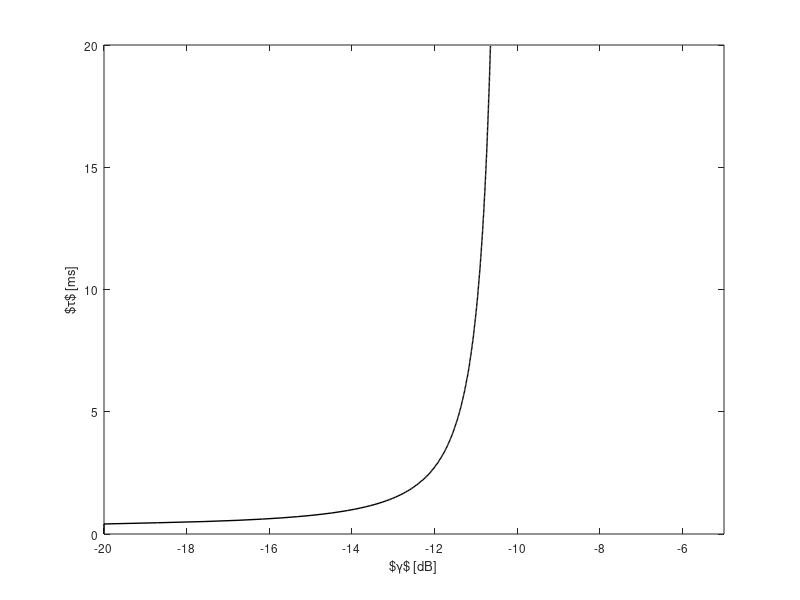

Write MATLAB code to recreate this figure. (Note: this script raises an error after producing the figure.)
%                                
%        Description: This m-file we analyze two issues:
%                     1) We consider that positive values of control power, 
%                     hence depict the variations of the outage
%                     probability w.r.t to the estimation time and SNR
%                     2) We consider that application of maximum transmit power, 
%                     hence depict the variations of the outage
%                     probability w.r.t to the estimation time and SNR   
%        Clearly the regulated power is distributed according non central
%        chi-2 distribution. However to simplify the analysis we
%        approximate the non central distribution against the Gamma
%        distribution.
%        
%        The simulation is performed to show the following:
%        1) Analyse the optimum Controlled Power vs Outage Probability
%
%        Created on: 04.08.15
%        Revision History: 04.08.15 --> File generated   
%  
%%%%%%%%%%%%%%%%%%%%%%%%%%%%%%%%%%%%%%%%%%%%%%%%%%%%%%%%%%%%%%%%%%%%%%%%%%%

clear all;
close all;

%% Analysis 1 -- Variation of P_out vs SNR for different P_reg and certain N_th
if 0

    %%%%%%%%%%%%%%%%%%%%%%%%%%%%%%%%%%%%%%%%%%%%%%%%%%%%%%%%%%%%%%%%%%%%%%%%%%%
    %   Parameters
    %%%%%%%%%%%%%%%%%%%%%%%%%%%%%%%%%%%%%%%%%%%%%%%%%%%%%%%%%%%%%%%%%%%%%%%%%%%
    P_tran = -00;                                     % Power transmitted by PR, the SNR received at ST can be 
                                                      % varried using this parameter
    noise_power = -100;                               % noise power -100 dBm
    I_T = -110;                                       % Interference temperature -80 dBm
    f_s = 1e6;                                        % 1 MHz one band
    K = 0.1 * f_s;                                    % K = Total number of samples in a frame = T * f_s, T = 100 ms WRAN standard
    alpha_true_p = [120:-0.005:90];                     % True Path loss between ST and PR  to achieve P_p = IT  
    alpha_true_s = 080;                               % True Path loss between ST and SR  to achieve P_p = IT  

    snr = 10^(P_tran/10) * 10.^(-alpha_true_p/10)...  % snr received at the PR
        / 10^(noise_power/10);

    P_reg_max = [-10 00 10];                           % Maximum Controlled Power at the ST

    N_th = [1000 5000 10000];                          % N = Total of samples used for estimation = tau * f_s 
    epsilon_I1 = zeros(length(N_th), length(snr), 1);     % Outage Probability constraint at PR
    epsilon_I2 = zeros(length(N_th), length(snr), length(P_reg_max));     % Outage Probability constraint at PR operating at max Tx power
    epsilon_I3 = zeros(length(N_th), length(snr), length(P_reg_max));     % Outage Probability constraint at PR operating at max Tx power
    

    %% Issue 1
     if 1
         for i=1:length(N_th)
             for j=1:length(snr)
                       %disp(strcat('N = ',num2str(N_th(k))));             
    
                       %% Determining the performance meterics --> Exp_R
                       %% Expected values           

                       %% Gamma Approximation to the non-central chi-squared distribution
                       mean = 10^(noise_power/10) * (1 + snr(j));       
                       var = (10^(noise_power/10))^2/N_th(i) * ( 2 + 4 * snr(j)); 

                       b = var/mean;
                       a = mean/b;

                       %% Determine the outage probability
                       epsilon_I1(i, j, 1) = 1 - gammainc((10^(noise_power/10)/b), a);

                 end 
         end
     end


    %% Issue 2
     if 1
         for i=1:length(N_th)
             disp(strcat('N = ',num2str(N_th(i))));             
             for j=1:length(snr)
                 for k=1:length(P_reg_max)       

                       %% Determining the performance meterics --> Exp_R
                       %% Expected values           

                       %% Gamma Approximation to the non-central chi-squared distribution
                       mean = 10^(noise_power/10) * (1 + snr(j));       
                       var = (10^(noise_power/10))^2/N_th(i) * ( 2 + 4 * snr(j)); 

                       b = var/mean;
                       a = mean/b;


                       %% Determine the outage probability Operating Maximum Transmit Power 
                       epsilon_I2(i, j, k) = 1 - gammainc((10^(I_T/10) * 10^(P_tran/10)...
                           /10^(P_reg_max(k)/10) + 10^(noise_power/10))/b, a);

                       if 0  %% No Success
                           %% Determine the outage probability with regulated Transmit Power and Maxmim Transmit Power Constraint

                           P_reg = min(10^(P_reg_max(k)/10), 10^(I_T/10) * 10^(P_tran/10) ./...
                                (b .* gammaincinv((1 - epsilon_I2(j,k)),a) - 10^(noise_power/10))); 

                            epsilon_I3(i, j, k) = 1 - gammainc((10^(I_T/10) * 10^(P_tran/10)...
                                /P_reg + 10^(noise_power/10))/b, a);
                       end
                 end 
             end
         end
     end
    SNR = 10*log10(snr);
    Fontsize = 9;
    figure(1);
    h1 = plot(SNR, reshape(epsilon_I1(1,:,1), 1, length(SNR)), 'k', 'LineWidth', 1);
    %hold on,
    %plot(SNR, reshape(epsilon_I1(2,:,1), 1, length(SNR)), 'k', 'LineWidth', 1);
    hold on, 
    h2 = plot(SNR, reshape(epsilon_I1(3,:,1), 1, length(SNR)), 'k--', 'LineWidth', 1);
    
    %hold on, 
    %plot(SNR, reshape(epsilon_I2(1,:,1), 1, length(SNR)), 'k--', 'LineWidth', 1);
    %hold on,
    %plot(SNR, reshape(epsilon_I2(2,:,1), 1, length(SNR)), 'k--', 'LineWidth', 1);
    %hold on, 
    %plot(SNR, reshape(epsilon_I2(3,:,1), 1, length(SNR)), 'k--', 'LineWidth', 1);   
    hold on, 
    plot(SNR, reshape(epsilon_I2(1,:,2), 1, length(SNR)), 'k-', 'LineWidth', 1);
    %hold on,
    %plot(SNR, reshape(epsilon_I2(2,:,2), 1, length(SNR)), 'k--', 'LineWidth', 1);
    hold on, 
    plot(SNR, reshape(epsilon_I2(3,:,2), 1, length(SNR)), 'k--', 'LineWidth', 1);    
    hold on, 
    plot(SNR, reshape(epsilon_I2(1,:,3), 1, length(SNR)), 'k-', 'LineWidth', 1);
    %hold on,
    %plot(SNR, reshape(epsilon_I2(2,:,3), 1, length(SNR)), 'k--', 'LineWidth', 1);
    hold on, 
    plot(SNR, reshape(epsilon_I2(3,:,3), 1, length(SNR)), 'k--', 'LineWidth', 1);    
    axis([-20 -6 0 1]);
    grid on;
    ylabel('$\opc$','FontSize',Fontsize);
    xlabel('$\gamma$ [dB]','FontSize',Fontsize);
    hl = legend([h1 h2], '$\tau = 1$ ms', '$\tau = 10$ ms');
    %set(hl, 'position',[0.725 0.12 0.15 0.31]);
    %set(hl, 'position',[0.15 0.71 0.27 0.2]);
    set(gca,'FontSize',Fontsize);
    laprint(1, '../figures/fig_opc_vs_SNR_diff_N_diff_maxContPow_th', 'options', 'factory', 'width', 8, 'scalefonts',...
       'on', 'factor',0.5, 'keepfontprops', 'on'); 
    
end


%% Analysis 2 -- Variation of SNR vs N_th for different P_reg and certain P_out
if 1

    %%%%%%%%%%%%%%%%%%%%%%%%%%%%%%%%%%%%%%%%%%%%%%%%%%%%%%%%%%%%%%%%%%%%%%%%%%%
    %   Parameters
    %%%%%%%%%%%%%%%%%%%%%%%%%%%%%%%%%%%%%%%%%%%%%%%%%%%%%%%%%%%%%%%%%%%%%%%%%%%
    P_tran = -00;                                     % Power transmitted by PR, the SNR received at ST can be 
                                                      % varried using this parameter
    noise_power = -100;                               % noise power -100 dBm
    I_T = -110;                                       % Interference temperature -80 dBm
    f_s = 1e6;                                        % 1 MHz one band
    K = 0.1 * f_s;                                    % K = Total number of samples in a frame = T * f_s, T = 100 ms WRAN standard
    alpha_true_p = [120:-0.005:90];                    % True Path loss between ST and PR  to achieve P_p = IT  
    alpha_true_s = 080;                               % True Path loss between ST and SR  to achieve P_p = IT  

    snr = 10^(P_tran/10) * 10.^(-alpha_true_p/10)...  % snr received at the PR
        / 10^(noise_power/10);

    P_reg_max = [00];                              % Maximum Controlled Power at the ST

    epsilon = [0.1];                              

    
    N_th = [10:50:20000];                             % N = Total of samples used for estimation = tau * f_s 
    SNR_I1 = zeros(1, length(epsilon),...
        length(N_th));                                % Outage Probability constraint at PR
    SNR_I2 = zeros(length(P_reg_max), length(epsilon),....
        length(N_th));                                % Outage Probability constraint at PR
    
    SNR_I3 = zeros(length(P_reg_max), length(epsilon),....
        length(N_th));                                % With Full Power and transmit power constraint  
    
    SNR_PA = zeros(length(P_reg_max), length(epsilon),....
        length(N_th));                                % With Controlled Power and transmit power constraint  
    
    
    th = 00;
    
    if th
        %% Issue 1
         if 0
                 for j=1:length(epsilon)
                     disp(strcat('epsilon = ',num2str(epsilon(j))));   
                     for k=1:length(N_th)       

                           %% Determining the performance meterics --> Exp_R
                           %% Expected values           

                           %% Gamma Approximation to the non-central chi-squared distribution
                           mean = 10^(noise_power/10) * (1 + snr);       
                           var = (10^(noise_power/10))^2/N_th(k) * ( 2 + 4 * snr); 

                           b = var./mean;
                           a = mean./b;

                         %% Determine the SNR that achieves the outage probability at the maximum Transmit Power
                           temp = 1 - gammainc((10^(noise_power/10)./b), a);
                           [value index] = min(abs(temp - epsilon(j)));
                           SNR_I1(1, j,k) = 10 * log10(snr(index));                   

                     end 
                 end
         end


        %% Issue 2
         if 1    
             for i=1:length(P_reg_max)
                 disp(strcat('P_reg_max = ',num2str(P_reg_max(i))));   
                 for j=1:length(epsilon)
                    disp(strcat('epsilon = ',num2str(epsilon(j))));   
                    for k=1:length(N_th)       

                    %% Gamma Approximation to the non-central chi-squared distribution
                       mean = 10^(noise_power/10) * (1 + snr);       
                       var = (10^(noise_power/10))^2/N_th(k) * ( 2 + 4 * snr); 

                       b = var./mean;
                       a = mean./b;

                    %% Determine the SNR that achieves the outage probability
                       temp1 = gammainc((10^(I_T/10) * 10^(P_tran/10)...
                           /10^(P_reg_max(i)/10) + 10^(noise_power/10)) * 1./b, a, 'upper');
                       [value index1] = min(abs(temp1 - epsilon(j)));
                       10 * log10(snr(index1))
                       SNR_I2(i,j,k) = 10 * log10(snr(index1));


                    %% Determine the SNR that achieves the outage probability at the regulated Power                       
                       if 0
                           P_reg = min(10^(P_reg_max(i)/10), 10^(I_T/10) * 10^(P_tran/10) ./...
                                (b .* gammaincinv((1 - epsilon(j)),a) - 10^(noise_power/10)));  
                           temp2 = gammainc((10^(I_T/10) * 10^(P_tran/10)...
                               ./P_reg + 10^(noise_power/10))./b, a, 'upper'); 
                           [value index2] = find(temp2 >= epsilon(j));
                           10 * log10(snr(min(index2)))
                           SNR_PA(i,j,k) = 10 * log10(snr(min(index2)));
                       end
                       
                    end
                 end
             end
             save('results_N_vs_SNR_diff_pout_diff_maxContPow_AWGN_th');
         end
     end
     load('results_N_vs_SNR_diff_pout_diff_maxContPow_AWGN_th');
     Fontsize = 8.5;
     figure(1);
     %h1 = plot(reshape(SNR_I1(1,1,:),1, length(N_th)), N_th * 1e-3,  'c', 'LineWidth', 2); 
     %hold on,
     %h2 = plot(reshape(SNR_I2(1,1,:),1, length(N_th)), N_th * 1e-3,  'k-', 'LineWidth', 1); 
     %hold on, 
     h3 = plot(reshape(SNR_I2(1,1,:),1, length(N_th)), N_th * 1e-3,  'k-', 'LineWidth', 1); 
     %hold on, 
     %plot(reshape(SNR_PA(1,1,:),1, length(N_th)), N_th * 1e-3,  'k-.', 'LineWidth', 1); 
     %h3 = plot(reshape(SNR_I3(1,1,:),1, length(N_th)), N_th * 1e-3,  'k-', 'LineWidth', 1); 
     %hold on, 
     %h4 = plot(reshape(SNR_I3(1,2,:),1, length(N_th)), N_th * 1e-3,  'k--', 'LineWidth', 1);     
     
     %hold on,
     %plot(reshape(SNR_I1(1,2,:),1, length(N_th)), N_th * 1e-3,  'c', 'LineWidth', 2); 
     %hold on,
     %plot(reshape(SNR_I2(2,1,:),1, length(N_th)), N_th * 1e-3,  'k-', 'LineWidth', 1); 
     %hold on, 
     %plot(reshape(SNR_I2(2,2,:),1, length(N_th)), N_th * 1e-3,  'k--', 'LineWidth', 1); 
     %hold on, 
     %plot(reshape(SNR_I2(2,3,:),1, length(N_th)), N_th * 1e-3,  'k-.', 'LineWidth', 1); 
     
     %hold on,
     %plot(reshape(SNR_I2(3,1,:),1, length(N_th)), N_th * 1e-3,  'k-', 'LineWidth', 1); 
     %hold on, 
     %plot(reshape(SNR_I2(3,2,:),1, length(N_th)), N_th * 1e-3,  'k--', 'LineWidth', 1); 
     %hold on, 
     %plot(reshape(SNR_I2(3,3,:),1, length(N_th)), N_th * 1e-3,  'k-.', 'LineWidth', 1); 
     axis([-20 -5 0 20]);
     %grid on;
     ylabel('$\tau$ [ms]','FontSize',Fontsize);
     xlabel('$\gamma$ [dB]','FontSize',Fontsize);
     %hl = legend([h2 h3], '$\opc = 0.01$', '$\opc = 0.1$');
     %set(hl, 'position',[0.725 0.12 0.15 0.31]);
     %set(hl, 'position',[0.14 0.71 0.265 0.2]);
     set(gca,'FontSize',Fontsize);
     laprint(1, '../figures/fig_N_vs_SNR_diff_pout_diff_maxContPow_th', 'options', 'factory', 'width', 8, 'scalefonts',...
         'on', 'factor',0.5, 'keepfontprops', 'on'); 
end


%% Analysis 3 -- Variation of P_reg along the SNR for a fixed N_th
if 0

    %%%%%%%%%%%%%%%%%%%%%%%%%%%%%%%%%%%%%%%%%%%%%%%%%%%%%%%%%%%%%%%%%%%%%%%%%%%
    %   Parameters
    %%%%%%%%%%%%%%%%%%%%%%%%%%%%%%%%%%%%%%%%%%%%%%%%%%%%%%%%%%%%%%%%%%%%%%%%%%%
    P_tran = -00;                                     % Power transmitted by PR, the SNR received at ST can be 
                                                      % varried using this parameter
    noise_power = -100;                               % noise power -100 dBm
    I_T = -110;                                       % Interference temperature -80 dBm
    f_s = 1e6;                                        % 1 MHz one band
    K = 0.1 * f_s;                                    % K = Total number of samples in a frame = T * f_s, T = 100 ms WRAN standard
    alpha_true_p = [120:-0.01:90];                    % True Path loss between ST and PR  to achieve P_p = IT  
    alpha_true_s = 080;                               % True Path loss between ST and SR  to achieve P_p = IT  

    snr = 10^(P_tran/10) * 10.^(-alpha_true_p/10)...  % snr received at the PR
        / 10^(noise_power/10);

    P_reg_max = [-10 00 20];                         % Maximum Controlled Power at the ST

    epsilon = [0.01 0.1 0.2];                              

    P_reg = zeros(1, length(snr));    
    N_th = 10000;                              % N = Total of samples used for estimation = tau * f_s 
    P_reg_max = 10^(-00/10);                       % Maximum Trasmit Power Constraint
  
    
     if 1
             for j=1:length(epsilon)
                 disp(strcat('epsilon = ',num2str(epsilon(j))));   
                 for k=1:length(snr)       

                       %% Determining the performance meterics --> Exp_R
                       %% Expected values           

                       %% Gamma Approximation to the non-central chi-squared distribution
                       mean = 10^(noise_power/10) * (1 + snr(k));       
                       var = (10^(noise_power/10))^2/N_th * ( 2 + 4 * snr(k)); 

                       b = var/mean;
                       a = mean/b;

                       %% Determine the SNR that achieves the outage probability
                       P_reg(j,k) = min(P_reg_max, 10^(I_T/10) * 10^(P_tran/10) /...
                            (b * gammaincinv((1 - epsilon(j)),a) - 10^(noise_power/10)));
            
                 end 
             end
             SNR = 10*log10(snr);
             figure(1);
             plot(SNR, 10 * log10(P_reg(1,:)), 'k-', 'LineWidth', 1);
             hold on,
             plot(SNR, 10 * log10(P_reg(2,:)), 'k--', 'LineWidth', 1);
             hold on,
             plot(SNR, 10 * log10(P_reg(3,:)), 'k-.', 'LineWidth', 1); 
             axis([-20  10 -25 1]);
     end     
end
